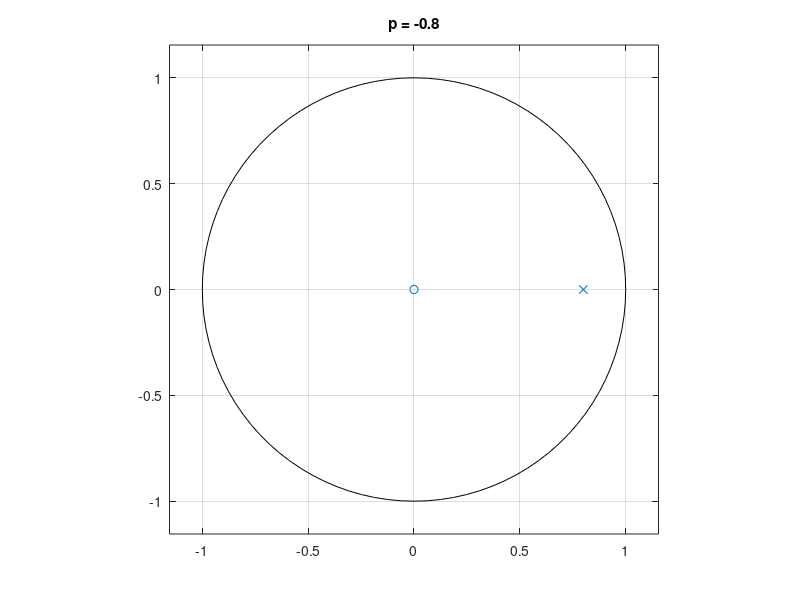
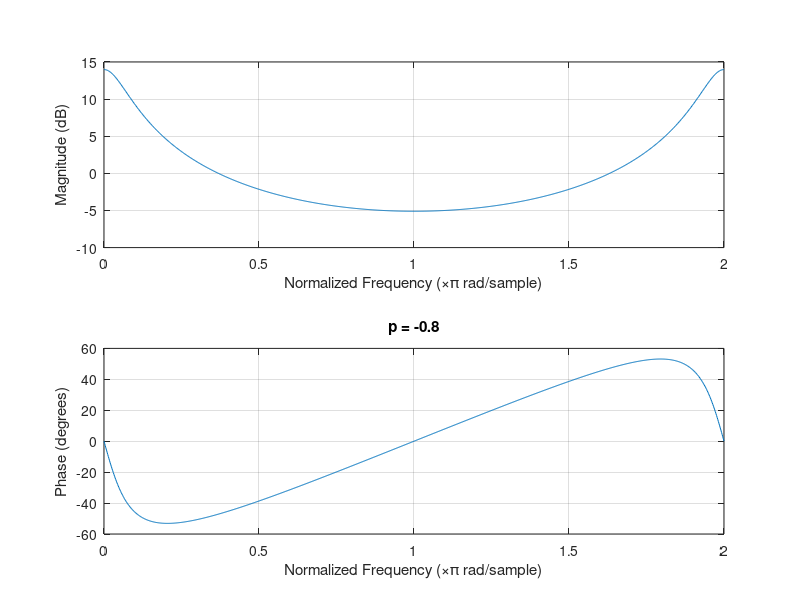
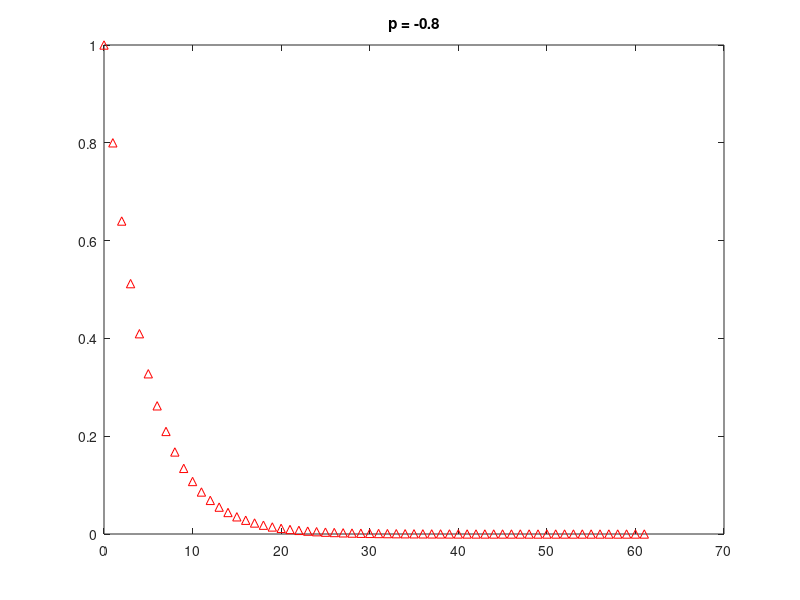
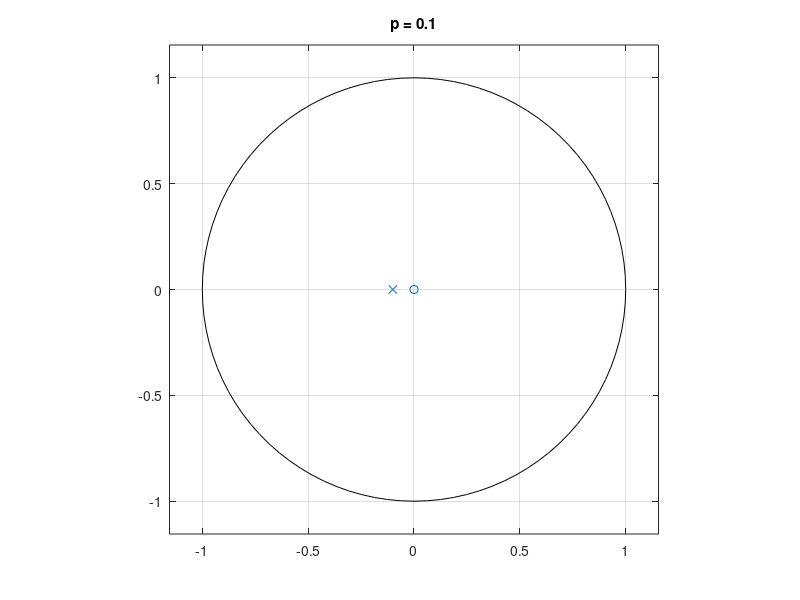

Recreate these plots in MATLAB, in order.
% p = -0.8
p = -0.8;
a = [1,p];
b = 1;
figure();
zplane(b,a);
title("p = -0.8")

n = 1001;
figure();
freqz(b,a,n,'whole'); 
title("p = -0.8")

figure();
impz(b,a);
title("p = -0.8")

% now p = 0.1
p = 0.1;
a = [1,p];
b = 1;
figure();
zplane(b,a);
title("p = 0.1")

n = 1001;
figure();
freqz(b,a,n,'whole'); 
title("p = 0.1")

figure();
impz(b,a);
title("p = 0.1")